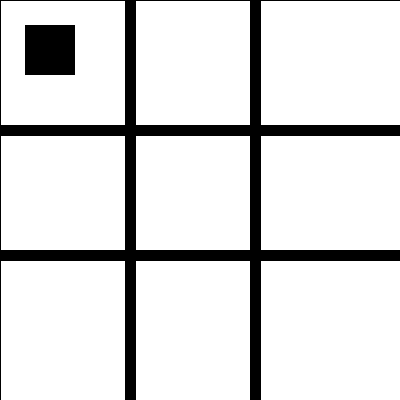
Frame 1 (no input)
Frame 60 (the mouse pressed at the canvas centre just before this capture): identical to frame 1, image omitted
Frame 120 (the mouse held since frame 60 and released just before this capture): identical to frame 1, image omitted

The Processing sketch that drew this single still picture (run headless with seeded random() and noise(); from frame 60 on, the mouse is pressed at the canvas centre):

// Processing sketch: TicTacToe
// ── TicTacToe.pde
String [][] gameBoard = {
  {" ", " ", " "}, 
  {" ", " ", " "},
  {" ", " ", " "}
};
int value = 0;
void setup(){
  size(400,400);
  drawGameBoard();
  playerMove();
}
void drawGameBoard(){
 rect(0,0,400,400);
 fill(0,0,0);
 rect(0,125,400,10);
 rect(0,250,400,10);
 rect(125,0,10,400);
 rect(250,0,10,400);
}
void draw(){
  fill(value);
  noStroke();
  rect(25,25,50,50);
  line(mouseX, 20 , mouseX, 80);
  line(20, mouseY, 80, mouseY);
}
void mouseClicked(){
  if (value == 0){ 
    value = 255;
  }else{
    value = 0;
    println("X" + mouseX);
    println("Y" + mouseY);
  }
}
void playerMove(){
  if (mouseX<125 && mouseY<125 && mouseX>0 && mouseY>0){
    gameBoard[0][0]="X";
    textSize(125);
    text("X", 125, 120);
  }else if(mouseX<250 && mouseY<125 && mouseX>0 && mouseY>0){
    gameBoard[0][1]="X";
    textSize(125);
    text("X", 125, 120);
  }else if(mouseX<400 && mouseY<125 && mouseX>0 && mouseY>0){
    gameBoard[0][2]="X";
    textSize(125);
    text("X", 1, 250);
} 
}
